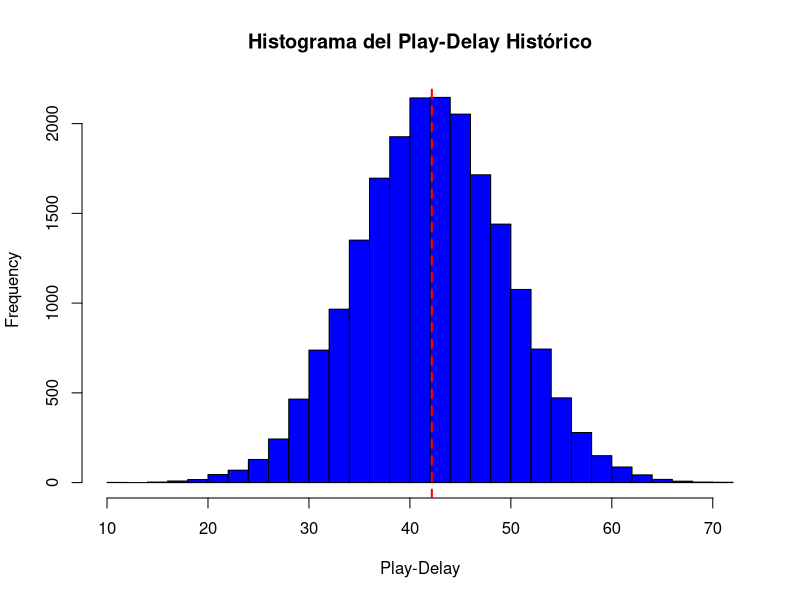

Write R code to recreate this figure.
# Ejercicio 1
historical_data <- read.csv("datos_historicos.csv")

# Calcular la media y la varianza
mean_historical <- mean(historical_data$play.delay)
variance_historical <- var(historical_data$play.delay)

# Mostrar la media y varianza
mean_historical
variance_historical

# Graficar el histograma
hist(historical_data$play.delay, 
     breaks = 30, 
     main = "Histograma del Play-Delay Histórico", 
     xlab = "Play-Delay", 
     col = "blue", 
     border = "black")

# Añadir una línea para la media
abline(v = mean_historical, col = "red", lwd = 2, lty = 2)



# Cargar datos nuevos (grupo de prueba)
new_data <- read.csv("datos_nuevos.csv")

# Calcular la media de los nuevos datos (estimación de µ)
mean_new <- mean(new_data$play.delay)

# Mostrar la media estimada
mean_new

